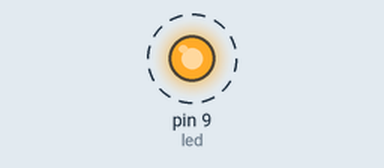
Simulated run of this sketch. Board: Arduino Uno, built with avr-gcc and run on an emulated ATmega328P. On the bench: output pins drawn as LEDs (lit = HIGH). Dashed ring = blinking.

Above: at 0.15 s.
Timing chart, 0 to 3.0 s (numbered marks = the images above):
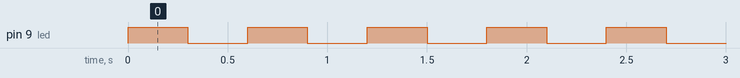

Measured:
- by itself, pin 9 (led): alternates HIGH for 0.30 s and LOW for 0.30 s

The sketch:

LED_nhap_nhay.ino
```cpp
int led = 9;  //Chân cắm đèn LED
void setup()
{
    pinMode(led, OUTPUT); //Đèn LED
}

void LED_nhap_nhay()
{
    digitalWrite(led, HIGH);    //Bật đèn LED
    delay(300);                 //Trong khoảng 0.3 giây
    digitalWrite(led, LOW);     //Tắt đèn LED
    delay(300);                 //Trong khoảng 0.3 giây
}

void loop()
{
    LED_nhap_nhay();
}
```
